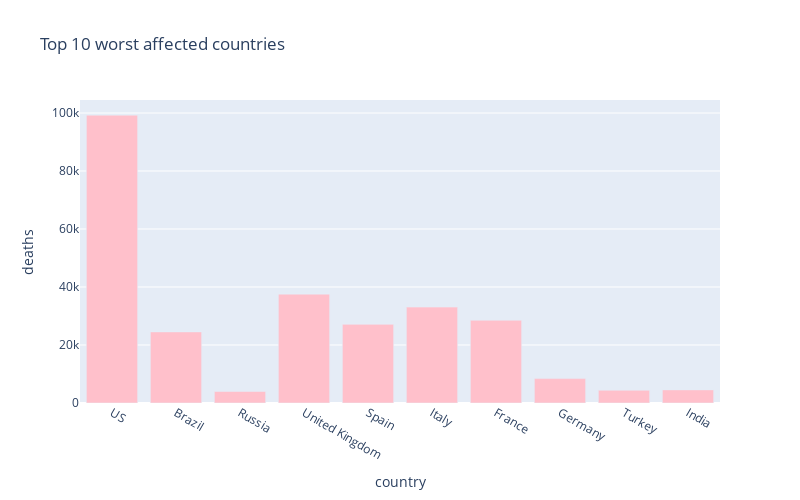

Notebook code for this chart:
### Markdown cell above
# 10 worst hit countries - Death cases

### Code cell
px.bar(
    sorted_country_df.head(10),
    x = "country",
    y = "deaths",
    title= "Top 10 worst affected countries", # the axis names
    color_discrete_sequence=["pink"], 
    height=500,
    width=800
)

### Figure 1 — Plotly figure (JSON) as saved in the notebook; plotly's stock layout.template omitted (floating-point values rounded to 4 significant figures)
{"data": [{"alignmentgroup": "True", "hovertemplate": "country=%{x}<br>deaths=%{y}<extra></extra>", "legendgroup": "", "marker": {"color": "pink"}, "name": "", "offsetgroup": "", "orientation": "v", "showlegend": false, "textposition": "auto", "type": "bar", "x": ["US", "Brazil", "Russia", "United Kingdom", "Spain", "Italy", "France", "Germany", "Turkey", "India"], "xaxis": "x", "y": [99264, 24512, 3968, 37542, 27117, 33072, 28533, 8416, 4397, 4523], "yaxis": "y"}], "layout": {"barmode": "relative", "height": 500, "legend": {"tracegroupgap": 0}, "title": {"text": "Top 10 worst affected countries"}, "width": 800, "xaxis": {"anchor": "y", "domain": [0, 1], "title": {"text": "country"}}, "yaxis": {"anchor": "x", "domain": [0, 1], "title": {"text": "deaths"}}}}
